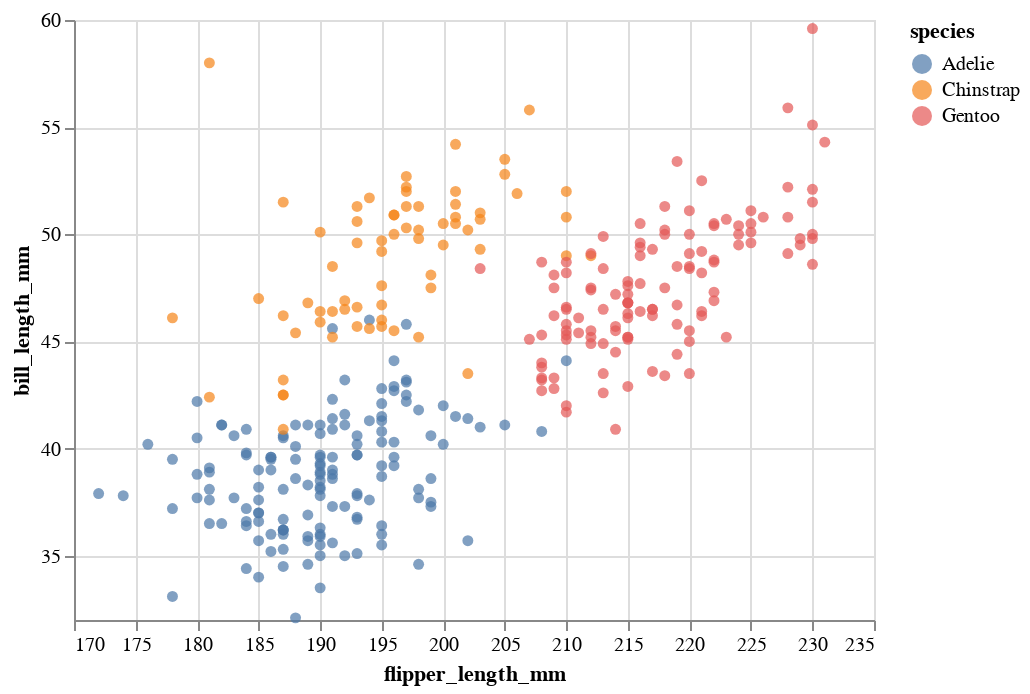

Source (notebook cell):
### Code cell
alt.Chart(df).mark_circle().encode(
    x=alt.X("flipper_length_mm", scale=alt.Scale(zero=False)),
    y=alt.Y("bill_length_mm", scale=alt.Scale(zero=False)),
    color="species"
)

### Figure 1 — Vega-Lite specification as saved in the notebook (floating-point values rounded to 4 significant figures; data arrays with more than 128 entries replaced by an {"elided": "..."} marker saying what was removed)
{"config": {"view": {"continuousWidth": 400, "continuousHeight": 300}}, "data": {"name": "data-a0ec2e5925707c5dba9da2c1e24eff5a"}, "mark": "circle", "encoding": {"color": {"field": "species", "type": "nominal"}, "x": {"field": "flipper_length_mm", "scale": {"zero": false}, "type": "quantitative"}, "y": {"field": "bill_length_mm", "scale": {"zero": false}, "type": "quantitative"}}, "$schema": "https://vega.github.io/schema/vega-lite/v4.17.0.json", "datasets": {"data-a0ec2e5925707c5dba9da2c1e24eff5a": {"elided": "333 records"}}}
